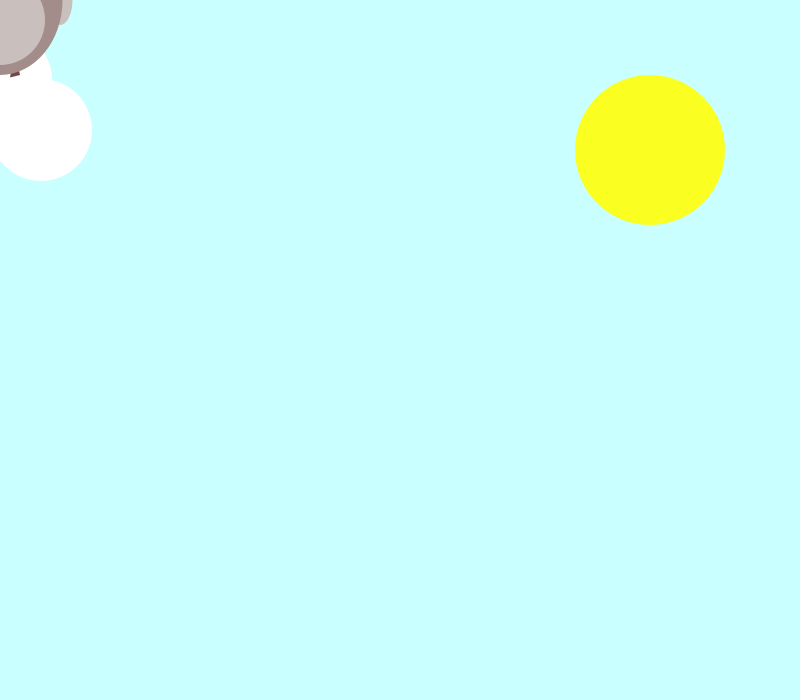
Frame 1 (no input)
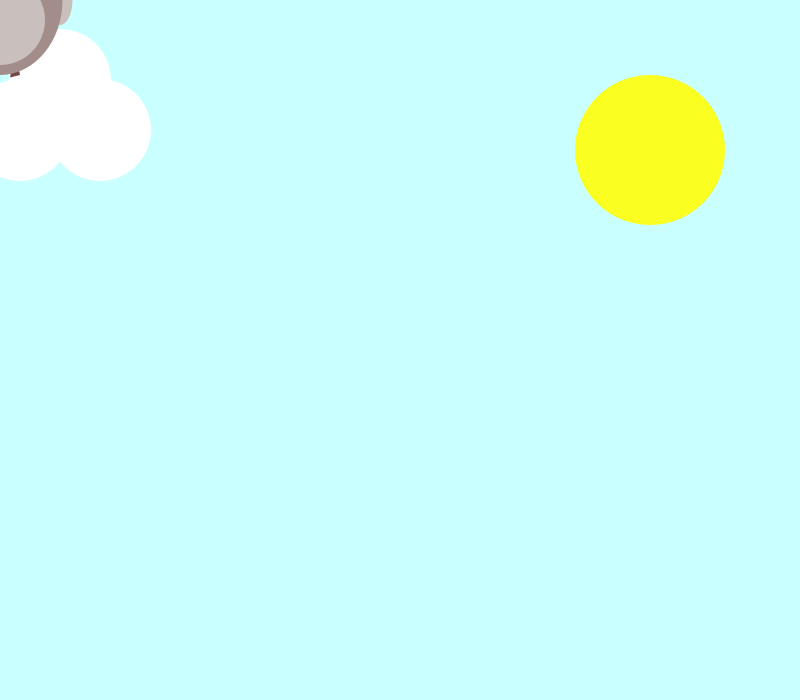
Frame 60 (the mouse pressed at the canvas centre just before this capture)
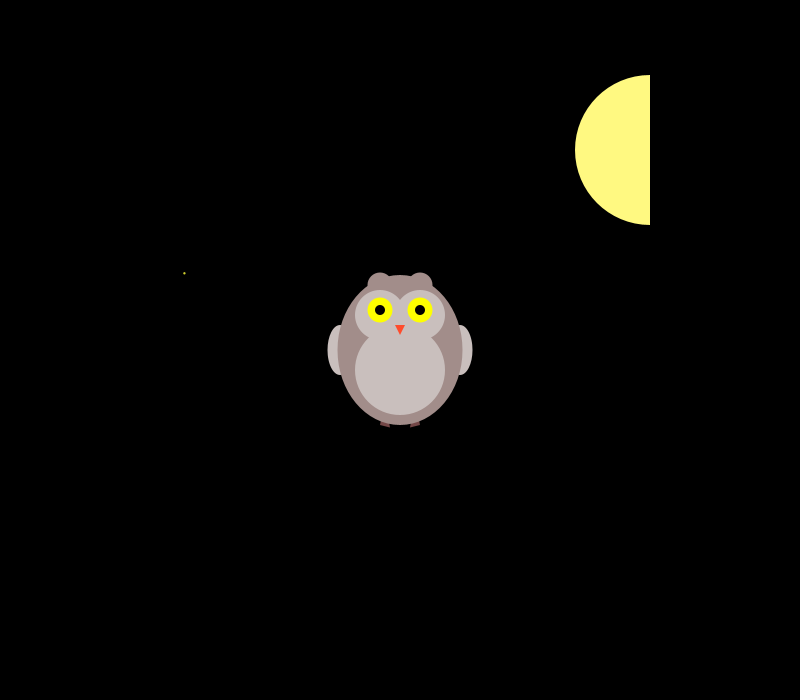
Frame 120 (the mouse held since frame 60 and released just before this capture)

The Processing sketch that drew these frames (run headless with seeded random() and noise(); from frame 60 on, the mouse is pressed at the canvas centre):

// Processing sketch: processing_79077
// ── processing_79077.pde

//setting up variables
Boolean button = false;
int x = 150; // x location of owl
int y = 150; // y location of owl 
int z = 0;
int speed = 1;
float g;
float b;
float a;
float diam;
float w;
float h;

//setup
void setup () {
//Size
size(800,700);
}

void draw() {
// if the mouse is pressed 
{ if(mousePressed == true) {
  
// set background to black
   background(0);
   
   //draw moon
   noStroke();
   fill(#FFF981);
   ellipse(650,x,x,x);
   
   //draw rectangle to create half moon
   noStroke();
   fill(0);
   rect(650,x/2,x,x);
   
   //draw stars
   //random ellipse varibles
g = random(255);
b = random(255);
a = random(255);
w = random(width);
h = random(height);
diam = random(5);

   noStroke();
   fill(g,b,a);
   ellipse(w,h,diam,diam);
   
//DRAW OWL

//draw left wing
ellipseMode(CENTER);
noStroke();
fill(#C9BFBD);
ellipse(mouseX-60,mouseY,25,50);

//draw right wing
ellipseMode(CENTER);
noStroke();
fill(#C9BFBD);
ellipse(mouseX+60,mouseY,25,50);

//draw left foot
ellipseMode(CENTER);
noStroke();
fill(#744747);
triangle(mouseX-20,mouseY+75,mouseX-15,mouseY+50,mouseX-10,mouseY+77.5);

//draw right foot
ellipseMode(CENTER);
noStroke();
fill(#744747);
triangle(mouseX+10,mouseY+77.5,mouseX+15,mouseY+50,mouseX+20,mouseY+75);

//Draw Owl Body
ellipseMode(CENTER);
noStroke();
fill(#A28D8A);
ellipse(mouseX,mouseY,125,150);

//draw owl left ear
ellipseMode(CENTER);
noStroke();
fill(#A28D8A);
ellipse(mouseX-20,mouseY-65,25,25);

//draw owl right ear
ellipseMode(CENTER);
noStroke();
fill(#A28D8A);
ellipse(mouseX+20,mouseY-65,25,25);

//eye left circle
noStroke();
fill(#C9BFBD);
ellipse(mouseX-20,mouseY-35,50,50);

//eye right circle
noStroke();
fill(#C9BFBD);
ellipse(mouseX+20,mouseY-35,50,50);

//draw owl left eye
ellipseMode(CENTER);
noStroke();
fill(#FEFF00);
ellipse(mouseX-20,mouseY-40,25,25);

//draw owl right eye
ellipseMode(CENTER);
noStroke();
fill(#FEFF00);
ellipse(mouseX+20,mouseY-40,25,25);

//draw owl right pupil
ellipseMode(CENTER);
noStroke();
fill(0);
ellipse(mouseX-20,mouseY-40,10,10);

//draw owl left pupil
ellipseMode(CENTER);
noStroke();
fill(0);
ellipse(mouseX+20,mouseY-40,10,10);

//draw chest
ellipseMode(CENTER);
noStroke();
fill(#C9BFBD);
ellipse(mouseX,mouseY+20,90,90);

//draw owl beak
noStroke();
fill(#FF4C2C);
triangle(mouseX-5,mouseY-25,mouseX,mouseY-15,mouseX+5,mouseY-25);
}
}
// ifthe mouse is NOT pressed
if(!mousePressed == true) {
  // set background to light blue
  background(#C9FFFE);
  
  //draw sun 
  noStroke();
   fill(#FBFF21);
   ellipse(650,x,x,x);
   
   //draw cloud
 z = z + speed;
 if ((z > width)  || (x<0)) {
   speed = speed * -1;
 }{
 noStroke();
 fill(255);
 ellipse(z,80,102,102);
noStroke();
 fill(255);
 ellipse(z-40,130,102,102);
noStroke();
 fill(255);
 ellipse(z+40,130,102,102);
{
} 
  
   //DRAW OWL
   
//draw left wing
ellipseMode(CENTER);
noStroke();
fill(#C9BFBD);
ellipse(mouseX-60,mouseY,25,50);

//draw right wing
ellipseMode(CENTER);
noStroke();
fill(#C9BFBD);
ellipse(mouseX+60,mouseY,25,50);

//draw left foot
ellipseMode(CENTER);
noStroke();
fill(#744747);
triangle(mouseX-20,mouseY+75,mouseX-15,mouseY+50,mouseX-10,mouseY+77.5);

//draw right foot
ellipseMode(CENTER);
noStroke();
fill(#744747);
triangle(mouseX+10,mouseY+77.5,mouseX+15,mouseY+50,mouseX+20,mouseY+75);

//Draw Owl Body
ellipseMode(CENTER);
noStroke();
fill(#A28D8A);
ellipse(mouseX,mouseY,125,150);

//draw owl left ear
ellipseMode(CENTER);
noStroke();
fill(#A28D8A);
ellipse(mouseX-20,mouseY-65,25,25);

//draw owl right ear
ellipseMode(CENTER);
noStroke();
fill(#A28D8A);
ellipse(mouseX+20,mouseY-65,25,25);

//eye left circle
noStroke();
fill(#C9BFBD);
ellipse(mouseX-20,mouseY-35,50,50);

//eye right circle
noStroke();
fill(#C9BFBD);
ellipse(mouseX+20,mouseY-35,50,50);

//draw owl left eye
ellipseMode(CENTER);
noStroke();
fill(#FEFF00);
ellipse(mouseX-20,mouseY-40,25,25);

//draw owl right eye
ellipseMode(CENTER);
noStroke();
fill(#FEFF00);
ellipse(mouseX+20,mouseY-40,25,25);

//draw owl right pupil
ellipseMode(CENTER);
noStroke();
fill(0);
ellipse(mouseX-20,mouseY-40,10,10);

//draw owl left pupil
ellipseMode(CENTER);
noStroke();
fill(0);
ellipse(mouseX+20,mouseY-40,10,10);

//draw chest
ellipseMode(CENTER);
noStroke();
fill(#C9BFBD);
ellipse(mouseX,mouseY+20,90,90);

//draw owl beak
noStroke();
fill(#FF4C2C);
triangle(mouseX-5,mouseY-25,mouseX,mouseY-15,mouseX+5,mouseY-25);
}
}}
